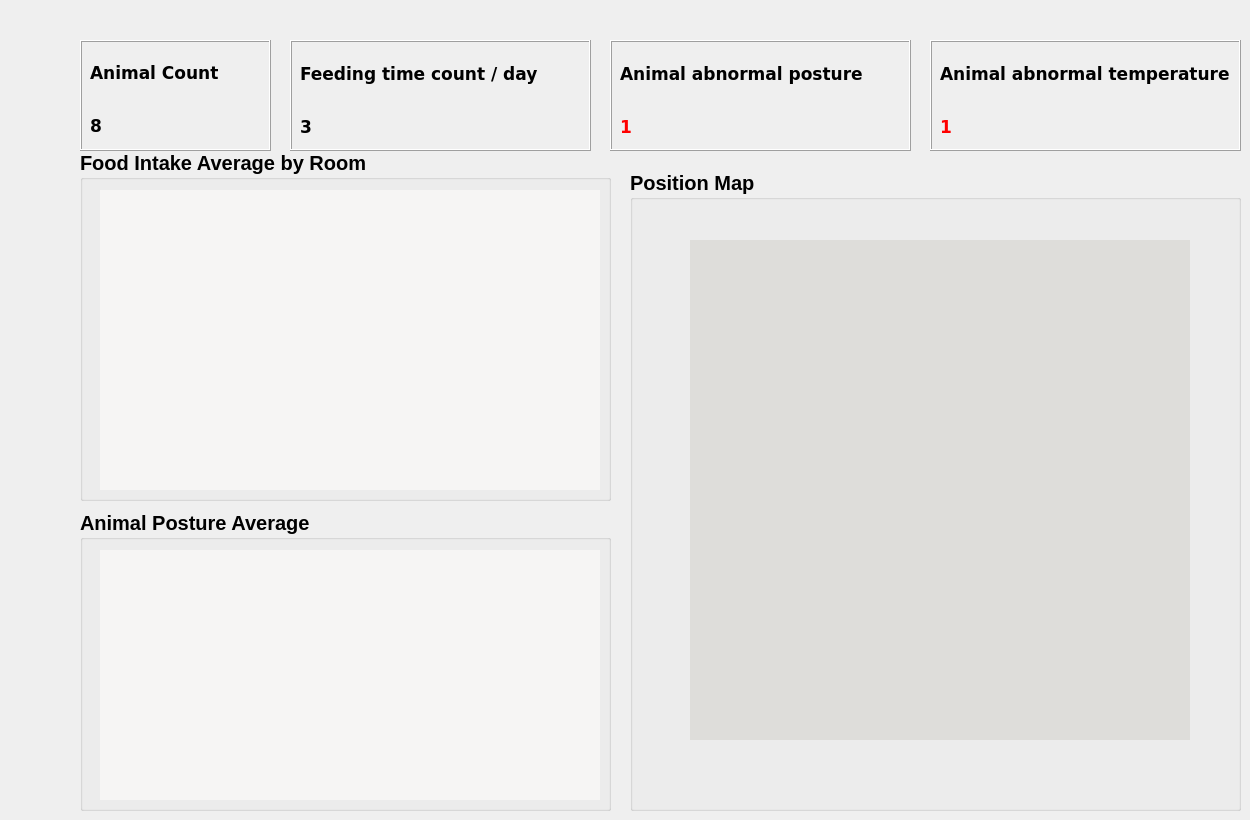
    <widget class="QWidget" name="monitor_barn_page">
     <widget class="QFrame" name="frame_12">
      <property name="geometry">
       <rect>
        <x>80</x>
        <y>40</y>
        <width>191</width>
        <height>111</height>
       </rect>
      </property>
      <property name="frameShape">
       <enum>QFrame::Box</enum>
      </property>
      <property name="frameShadow">
       <enum>QFrame::Raised</enum>
      </property>
      <widget class="QWidget" name="verticalLayoutWidget_6">
       <property name="geometry">
        <rect>
         <x>10</x>
         <y>9</y>
         <width>171</width>
         <height>101</height>
        </rect>
       </property>
       <layout class="QVBoxLayout" name="verticalLayout_6">
        <item>
         <widget class="QLabel" name="animalcount_label">
          <property name="font">
           <font>
            <family>DejaVu Sans</family>
            <pointsize>13</pointsize>
            <weight>75</weight>
            <bold>true</bold>
           </font>
          </property>
          <property name="text">
           <string>Animal Count</string>
          </property>
         </widget>
        </item>
        <item>
         <widget class="QLabel" name="animalcount_display_label">
          <property name="font">
           <font>
            <family>DejaVu Sans</family>
            <pointsize>13</pointsize>
            <weight>75</weight>
            <bold>true</bold>
           </font>
          </property>
          <property name="text">
           <string>8</string>
          </property>
         </widget>
        </item>
       </layout>
      </widget>
     </widget>
     <widget class="QFrame" name="frame_13">
      <property name="geometry">
       <rect>
        <x>290</x>
        <y>40</y>
        <width>301</width>
        <height>111</height>
       </rect>
      </property>
      <property name="frameShape">
       <enum>QFrame::Box</enum>
      </property>
      <property name="frameShadow">
       <enum>QFrame::Raised</enum>
      </property>
      <widget class="QWidget" name="verticalLayoutWidget_7">
       <property name="geometry">
        <rect>
         <x>10</x>
         <y>10</y>
         <width>282</width>
         <height>101</height>
        </rect>
       </property>
       <layout class="QVBoxLayout" name="verticalLayout_7">
        <item>
         <widget class="QLabel" name="feedingtime_label">
          <property name="font">
           <font>
            <family>DejaVu Sans</family>
            <pointsize>13</pointsize>
            <weight>75</weight>
            <bold>true</bold>
           </font>
          </property>
          <property name="text">
           <string>Feeding time count / day</string>
          </property>
         </widget>
        </item>
        <item>
         <widget class="QLabel" name="feedingtime_display_label">
          <property name="font">
           <font>
            <family>DejaVu Sans</family>
            <pointsize>13</pointsize>
            <weight>75</weight>
            <bold>true</bold>
           </font>
          </property>
          <property name="text">
           <string>3</string>
          </property>
         </widget>
        </item>
       </layout>
      </widget>
     </widget>
     <widget class="QFrame" name="frame_14">
      <property name="geometry">
       <rect>
        <x>610</x>
        <y>40</y>
        <width>301</width>
        <height>111</height>
       </rect>
      </property>
      <property name="frameShape">
       <enum>QFrame::Box</enum>
      </property>
      <property name="frameShadow">
       <enum>QFrame::Raised</enum>
      </property>
      <widget class="QWidget" name="verticalLayoutWidget_8">
       <property name="geometry">
        <rect>
         <x>10</x>
         <y>10</y>
         <width>281</width>
         <height>101</height>
        </rect>
       </property>
       <layout class="QVBoxLayout" name="verticalLayout_8">
        <item>
         <widget class="QLabel" name="abnormalposture_label">
          <property name="font">
           <font>
            <family>DejaVu Sans</family>
            <pointsize>13</pointsize>
            <weight>75</weight>
            <bold>true</bold>
           </font>
          </property>
          <property name="text">
           <string>Animal abnormal posture</string>
          </property>
         </widget>
        </item>
        <item>
         <widget class="QLabel" name="abnormal_posture_display_label">
          <property name="font">
           <font>
            <family>DejaVu Sans</family>
            <pointsize>13</pointsize>
            <weight>75</weight>
            <bold>true</bold>
           </font>
          </property>
          <property name="styleSheet">
           <string notr="true">color:red;</string>
          </property>
          <property name="text">
           <string>1</string>
          </property>
         </widget>
        </item>
       </layout>
      </widget>
     </widget>
     <widget class="QFrame" name="frame_15">
      <property name="geometry">
       <rect>
        <x>930</x>
        <y>40</y>
        <width>311</width>
        <height>111</height>
       </rect>
      </property>
      <property name="frameShape">
       <enum>QFrame::Box</enum>
      </property>
      <property name="frameShadow">
       <enum>QFrame::Raised</enum>
      </property>
      <widget class="QWidget" name="verticalLayoutWidget_9">
       <property name="geometry">
        <rect>
         <x>10</x>
         <y>10</y>
         <width>292</width>
         <height>101</height>
        </rect>
       </property>
       <layout class="QVBoxLayout" name="verticalLayout_9">
        <item>
         <widget class="QLabel" name="abnormal_temp_label">
          <property name="font">
           <font>
            <family>DejaVu Sans</family>
            <pointsize>13</pointsize>
            <weight>75</weight>
            <bold>true</bold>
           </font>
          </property>
          <property name="text">
           <string>Animal abnormal temperature</string>
          </property>
         </widget>
        </item>
        <item>
         <widget class="QLabel" name="abnormal_temp_display_label">
          <property name="font">
           <font>
            <family>DejaVu Sans</family>
            <pointsize>13</pointsize>
            <weight>75</weight>
            <bold>true</bold>
           </font>
          </property>
          <property name="styleSheet">
           <string notr="true">color:red;</string>
          </property>
          <property name="text">
           <string>1</string>
          </property>
         </widget>
        </item>
       </layout>
      </widget>
     </widget>
     <widget class="QGroupBox" name="groupBox_27">
      <property name="geometry">
       <rect>
        <x>80</x>
        <y>150</y>
        <width>531</width>
        <height>351</height>
       </rect>
      </property>
      <property name="font">
       <font>
        <pointsize>15</pointsize>
        <weight>75</weight>
        <bold>true</bold>
       </font>
      </property>
      <property name="title">
       <string>Food Intake Average by Room</string>
      </property>
      <widget class="QLabel" name="food_intake_average_label">
       <property name="geometry">
        <rect>
         <x>20</x>
         <y>40</y>
         <width>500</width>
         <height>300</height>
        </rect>
       </property>
       <property name="styleSheet">
        <string notr="true">background-color: rgb(246, 245, 244);</string>
       </property>
       <property name="text">
        <string/>
       </property>
       <property name="pixmap">
        <pixmap>../../../../../../Pictures/Screenshots/graph2.png</pixmap>
       </property>
      </widget>
     </widget>
     <widget class="QGroupBox" name="groupBox_28">
      <property name="geometry">
       <rect>
        <x>80</x>
        <y>510</y>
        <width>531</width>
        <height>301</height>
       </rect>
      </property>
      <property name="font">
       <font>
        <pointsize>15</pointsize>
        <weight>75</weight>
        <bold>true</bold>
       </font>
      </property>
      <property name="title">
       <string>Animal Posture Average</string>
      </property>
      <widget class="QLabel" name="animal_posture_average_label">
       <property name="geometry">
        <rect>
         <x>20</x>
         <y>40</y>
         <width>500</width>
         <height>250</height>
        </rect>
       </property>
       <property name="styleSheet">
        <string notr="true">background-color: rgb(246, 245, 244);</string>
       </property>
       <property name="text">
        <string/>
       </property>
       <property name="pixmap">
        <pixmap>../../../../../../Pictures/Screenshots/graph2.png</pixmap>
       </property>
      </widget>
     </widget>
     <widget class="QGroupBox" name="groupBox_29">
      <property name="geometry">
       <rect>
        <x>630</x>
        <y>170</y>
        <width>611</width>
        <height>641</height>
       </rect>
      </property>
      <property name="font">
       <font>
        <pointsize>15</pointsize>
        <weight>75</weight>
        <bold>true</bold>
       </font>
      </property>
      <property name="title">
       <string>Position Map</string>
      </property>
      <widget class="QLabel" name="position_map_label">
       <property name="geometry">
        <rect>
         <x>60</x>
         <y>70</y>
         <width>500</width>
         <height>500</height>
        </rect>
       </property>
       <property name="styleSheet">
        <string notr="true">background-color: rgb(222, 221, 218);</string>
       </property>
       <property name="text">
        <string/>
       </property>
       <property name="pixmap">
        <pixmap>../../../../../../Pictures/Screenshots/graph2.png</pixmap>
       </property>
      </widget>
     </widget>
    </widget>
